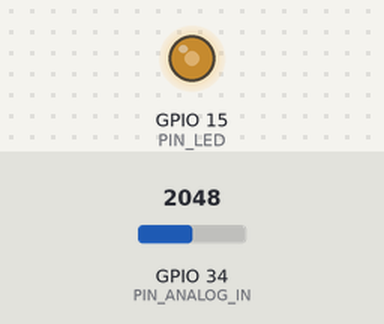
A sketch run on a simulated ESP32. On the bench: output pins drawn as LEDs (lit = HIGH). The inputs (shaded band) are chosen by the test bench; at power-on: GPIO 34 (PIN_ANALOG_IN) = 2048.

Above: at 1.2 s.
1.3 s: GPIO 34 (PIN_ANALOG_IN) set to 2866
At 2.1 s:
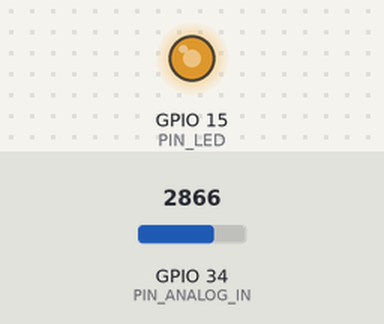
2.8 s: GPIO 34 (PIN_ANALOG_IN) set to 3603
At 3.3 s:
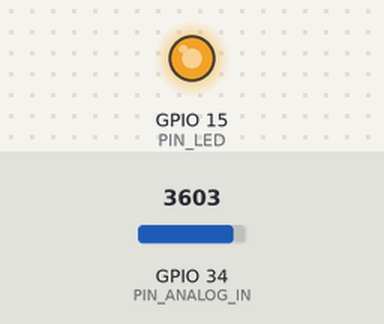
4.3 s: GPIO 34 (PIN_ANALOG_IN) set to 491
At 5.5 s:
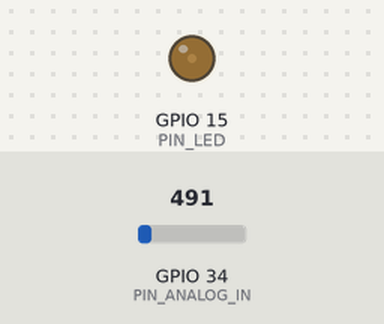
5.8 s: GPIO 34 (PIN_ANALOG_IN) set to 0
At 6.4 s:
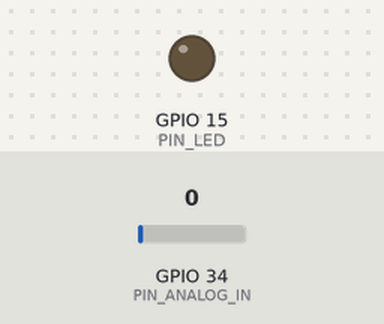
Timing chart, 0 to 8.3 s (numbered marks = the images above; inputs shaded):
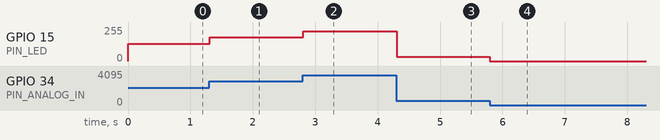

The sketch:

adjust_the_light.ino
```cpp
//**********************************************************************************
/*
 * Filename    : adjust the light
 * Description : Controlling the brightness of LED by potentiometer.
 * Auther      : http//www.keyestudio.com
*/
#define PIN_ANALOG_IN    34  //the pin of the potentiometer
#define PIN_LED     15  // the pin of the LED
#define CHAN            0
void setup() {
  ledcSetup(CHAN, 1000, 12);
  ledcAttachPin(PIN_LED, CHAN);
}

void loop() {
  int adcVal = analogRead(PIN_ANALOG_IN); //read adc
  int pwmVal = adcVal;        // adcVal re-map to pwmVal
  ledcWrite(CHAN, pwmVal);    // set the pulse width.
  delay(10);
}
//**********************************************************************************
```

Measured:
- after the input at 1.3 s, GPIO 15 (PIN_LED): 128/255 → 178/255 at once
- after the input at 2.8 s, GPIO 15 (PIN_LED): 178/255 → 224/255 at once
- after the input at 4.3 s, GPIO 15 (PIN_LED): 224/255 → 31/255 at once
- after the input at 5.8 s, GPIO 15 (PIN_LED): 31/255 → 0/255 at once
